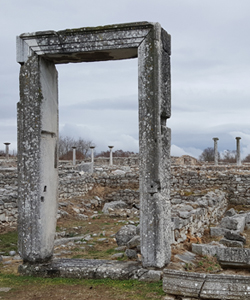
#> input picture image/scaling.jpg, 250 x 300 px
$ python example19.py
#> lines starting #> are read from the running program, lines starting #| are printed output that depends on the picture
import numpy as np, cv2, time
def scaling(img, size):
    dst = np.zeros(size[::-1], img.dtype)
    ratioY, ratioX = np.divide(size[::-1], img.shape[:2])
    y = np.arange(0, img.shape[0], 1)
    x = np.arange(0, img.shape[1], 1)
    y, x = np.meshgrid(y, x)
    i, j = np.int32(y * ratioY), np.int32(x * ratioX)
    dst[i, j] = img[y, x]
    return dst

def scaling2(img, size):
    dst = np.zeros(size[::-1], img.dtype)
    ratioY, ratioX = np.divide(size[::-1], img.shape[:2])
    for y in range(0, img.shape[0]):
        for x in range(0, img.shape[1]):
            i, j = int(y * ratioY), int(x * ratioX)
            dst[i, j] = img[y, x]
    return dst

def time_check(func, image, size, title):
    start_time = time.perf_counter()
    ret_img = func(image, size)
    clapsed = (time.perf_counter() - start_time) * 1000
    print(title, "t숳ㅇ시간 = %0.2f ms" % clapsed)
    return ret_img

image = cv2.imread('image/scaling.jpg', cv2.IMREAD_GRAYSCALE)
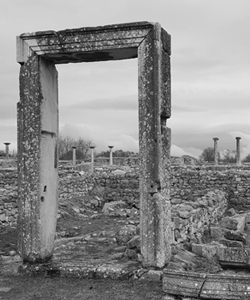
#> image: shape (300, 250); min 0, max 242, mean 138.8
if image is None : raise Exception("영상 파일을 읽기 에러")

dst1 = scaling(image, (150, 200))
#> in scaling, `dst[i, j] = img[y, x]`:
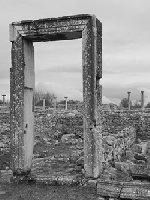
#> dst: shape (200, 150); min 1, max 236, mean 138.8
dst2 = scaling2(image, (150, 200))
dst3 = time_check(scaling, image, (300, 40), "[방법1] 좌표행렬 방식")
#> call 2 of scaling, with size = (300, 40)
#> in scaling (call 2), `dst[i, j] = img[y, x]`:
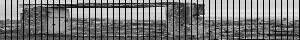
#> dst: shape (40, 300); min 0, max 242, mean 114.8
dst4 = time_check(scaling2, image, (300, 40), "[방법2] 좌표행렬 방식")

cv2.imshow("image", image)
cv2.imshow("dst1- zoom out", dst1)
cv2.imshow("dst3- zoom out", dst3)
cv2.resizeWindow("dst1- zoom out", 260, 200)
cv2.waitKey(0)
